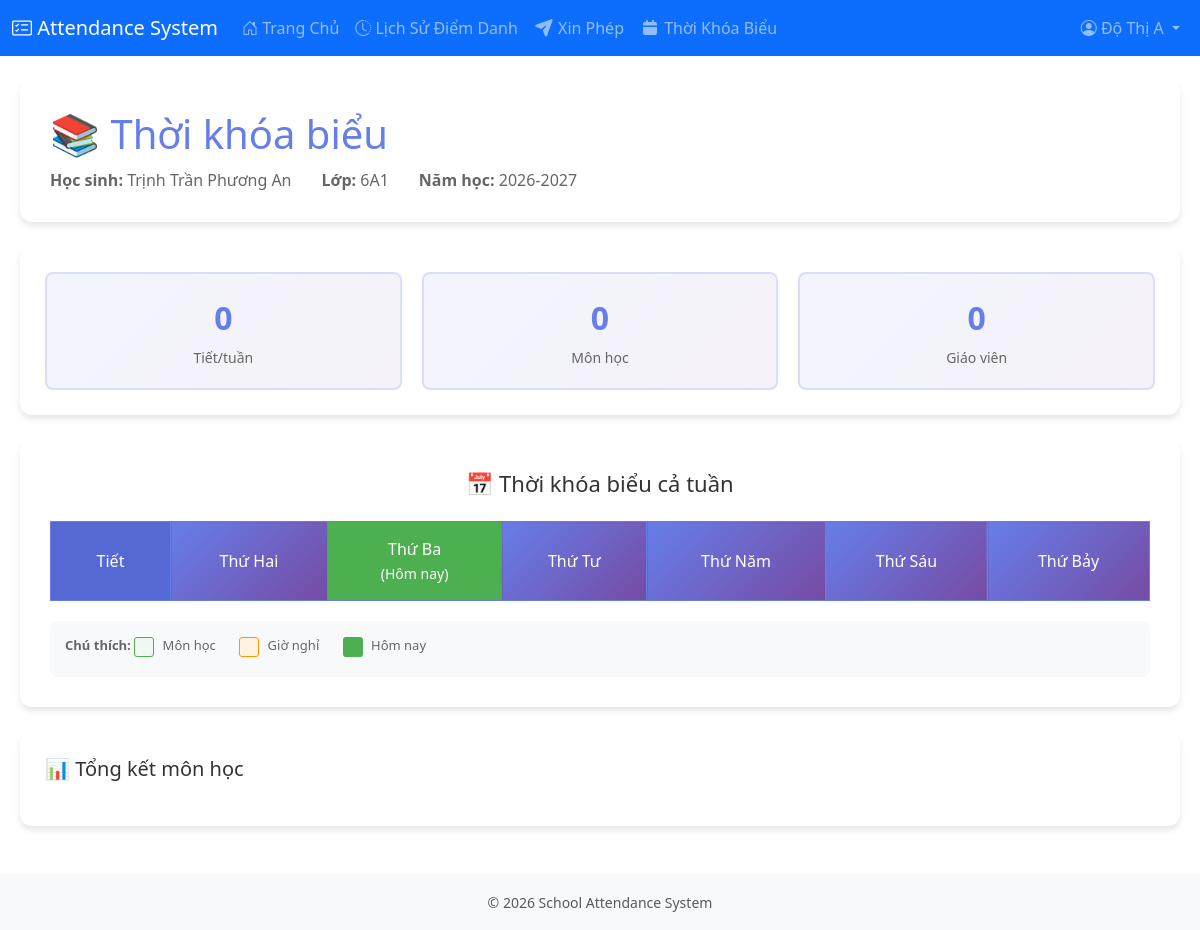
The page /parent/timetable/ (signed in) on the database its author committed.
### attendance/models.py (models this page shows, shortened)
class Parents(models.Model):
    parent_id = UUIDv7Field(primary_key=True, editable=False)
    student = models.ForeignKey(Students, on_delete=models.CASCADE, related_name='parents')
    parent_mother_name = models.CharField(max_length=150, blank=True, null=True)
    parent_mother_phone_number = models.CharField(
        max_length=20, unique=True, blank=True, null=True,
        validators=[RegexValidator(regex=r'^\d{10,11}$', message='Enter a valid 10-11 digit phone number')]
    )
    parent_mother_birthday = models.DateField(null=True, blank=True)
    parent_mother_job = models.CharField(max_length=150, blank=True, null=True)
    parent_mother_workplace = models.CharField(max_length=255, blank=True, null=True)
    parent_father_name = models.CharField(max_length=150, blank=True, null=True)
    parent_father_phone_number = models.CharField(
        max_length=20, unique=True, blank=True, null=True,
        validators=[RegexValidator(regex=r'^\d{10,11}$', message='Enter a valid 10-11 digit phone number')]
    )
    parent_father_birthday = models.DateField(null=True, blank=True)
    parent_father_job = models.CharField(max_length=150, blank=True, null=True)
    parent_father_workplace = models.CharField(max_length=255, blank=True, null=True)
    parent_regular_address = models.CharField(max_length=255, blank=True, null=True)
    parent_temporary_address = models.CharField(max_length=255, blank=True, null=True)
    created_at = models.DateTimeField(auto_now_add=True)
    updated_at = models.DateTimeField(auto_now=True)
    user = models.OneToOneField(User, on_delete=models.CASCADE, null=True, blank=True, related_name="parent_profile")
    class Meta:
        db_table = 'parents'
        verbose_name = 'Parent'
        verbose_name_plural = 'Parents'

class Students(models.Model):
    GENDER_CHOICES = [
        ('male', 'Nam'),
        ('female', 'Nữ'),
        ('other', 'Khác')
    ]
    ROLE_CHOICES = [
        ('student', 'Học sinh'),
        ('lop_truong', 'Lớp trưởng'),
        ('lop_pho', 'Lớp phó'),
        ('to_truong', 'Tổ trưởng'),
    ]
    student_id = UUIDv7Field(primary_key=True, editable=False)
    student_card_uid = models.CharField(max_length=8, unique=True, blank=False, null=False, db_index=True)
    student_full_name = models.CharField(max_length=150, blank=False, null=False)
    student_class = models.ForeignKey(Class, on_delete=models.SET_NULL, null=True, related_name='students')
    student_gender = models.CharField(max_length=10, choices=GENDER_CHOICES, blank=True, null=True)
    student_birthday = models.DateField(null=True, blank=True)
    student_phone_number = models.CharField(
        max_length=20, unique=True, blank=True, null=True,
        validators=[RegexValidator(regex=r'^\d{10,11}$', message='Enter a valid 10-11 digit phone number')]
    )
    student_regular_address = models.CharField(max_length=255, blank=True, null=True)
    student_temporary_address = models.CharField(max_length=255, blank=True, null=True)
    student_profile_image = models.ImageField(
        upload_to=student_profile_path, null=True, blank=True,
        validators=[FileExtensionValidator(allowed_extensions=['jpg', 'jpeg', 'png'])]
    )
    student_role = models.CharField(
        max_length=20,
        choices=ROLE_CHOICES,
        default='student',
        null=True,  # Makes migration safe
        blank=True
    )
    to_number = models.IntegerField(
        null=True,
        blank=True,
        help_text="Tổ number (1-4)"
    )
    seat_number = models.IntegerField(
        null=True,
        blank=True,
        help_text="Seat in tổ (1-10)"
    )
    created_at = models.DateTimeField(auto_now_add=True)
    updated_at = models.DateTimeField(auto_now=True)
    student_active_status = models.BooleanField(default=True)
    class Meta:
        db_table = 'students'
        ordering = ['student_full_name']
        indexes = [
            models.Index(fields=['student_card_uid']),
            models.Index(fields=['student_active_status']),
            models.Index(fields=['student_class']),
            models.Index(fields=['student_full_name']),
            models.Index(fields=['student_role']),
        ]
        verbose_name = 'Student'
        verbose_name_plural = 'Students'

class Class(models.Model):
    class_id = UUIDv7Field(primary_key=True, editable=False)
    class_name = models.CharField(max_length=50)
    grade_level = models.IntegerField()
    academic_year = models.ForeignKey(AcademicYear, on_delete=models.CASCADE, related_name='classes')
    homeroom_teacher = models.ForeignKey('Teachers', models.SET_NULL, null=True, blank=True, related_name='homeroom_classes')
    created_at = models.DateTimeField(auto_now_add=True)
    class Meta:
        db_table = 'class'
        unique_together = [['class_name', 'academic_year'], ['homeroom_teacher', 'academic_year']]
        ordering = ['grade_level', 'class_name']
        verbose_name = 'Class'
        verbose_name_plural = 'Classes'

class AcademicYear(models.Model):
    academic_year_id = UUIDv7Field(primary_key=True, editable=False)
    academic_start_year = models.CharField(max_length=10, blank=False, null=False)
    academic_end_year = models.CharField(max_length=10, blank=False, null=False)
    academic_year_active_status = models.BooleanField(default=True)
    created_at = models.DateTimeField(auto_now_add=True)
    class Meta:
        db_table = 'academic_year'
        unique_together = [['academic_start_year', 'academic_end_year']]
        ordering = ['-academic_start_year']
    def __str__(self):
        return f"{self.academic_start_year}-{self.academic_end_year}"

### attendance/views.py (the view, shortened to what this page needs)
# urls.py: path('parent/timetable/', views.parent_student_timetable, name='parent_student_timetable'),
@login_required
def parent_student_timetable(request):
	if not hasattr(request.user, 'parent_profile'):
		return HttpResponse("Access denied - not a parent")
	parent = request.user.parent_profile
	student = parent.student
	now = timezone.localtime(timezone.now())
	today = now.date()
	today_weekday = now.isoweekday()
	try:
		active_year = AcademicYear.objects.get(academic_year_active_status=True)
	except AcademicYear.DoesNotExist:
		return render(request, 'parent/student_timetable.html', {
			'error': 'No active academic year'
		})
	all_periods = SchoolPeriod.objects.filter(is_active=True).order_by('period_number')
	class_schedule = ClassSchedule.objects.filter(
		class_obj=student.student_class,
		academic_year=active_year,
		is_active=True
	).select_related('period', 'teacher').order_by('day_of_week', 'period__period_number')
	days = [
		(1, 'Thứ Hai'),
		(2, 'Thứ Ba'),
		(3, 'Thứ Tư'),
		(4, 'Thứ Năm'),
		(5, 'Thứ Sáu'),
		(6, 'Thứ Bảy')
	]
	schedule_grid = defaultdict(dict)
	for schedule in class_schedule:
		schedule_grid[schedule.day_of_week][schedule.period.period_number] = schedule
	timetable = []
	today_schedule = class_schedule.filter(day_of_week=today_weekday).order_by('period__period_number')
	total_periods_per_week = class_schedule.count()
	unique_subjects = class_schedule.values('subject_name').distinct().count()
	unique_teachers = class_schedule.values('teacher').distinct().count()
	subject_summary = defaultdict(int)
	for schedule in class_schedule:
		subject_summary[schedule.subject_name] += 1
	context = {
		'parent': parent,
		'student': student,
		'days': days,
		'timetable': timetable,
		'today_schedule': today_schedule,
		'today_weekday': today_weekday,
		'total_periods_per_week': total_periods_per_week,
		'unique_subjects': unique_subjects,
		'unique_teachers': unique_teachers,
		'subject_summary': dict(subject_summary),
		'today': today  # FIX: Use local date
	}
	return render(request, 'parent/student_timetable.html', context)

### attendance/templates/parent/student_timetable.html (shortened to what this page needs)
{% extends 'base.html' %}
{% load static %}
{% block extra_css %}
<link rel="stylesheet" href="{% static 'css/student_timetable.css' %}">
{% endblock %}
{% block content %}
<div class="student-timetable-container">
    <div class="timetable-header">
        <h1>📚 Thời khóa biểu</h1>
        <div class="student-info">
            <span><strong>Học sinh:</strong> {{ student.student_full_name }}</span>
            <span><strong>Lớp:</strong> {{ student.student_class.class_name }}</span>
            <span><strong>Năm học:</strong> {{ student.student_class.academic_year }}</span>
        </div>
    </div>
    <div class="stats-bar">
        <div class="stats-grid">
            <div class="stat-box">
                <div class="stat-number">{{ total_periods_per_week }}</div>
                <div class="stat-label">Tiết/tuần</div>
            </div>
            <div class="stat-box">
                <div class="stat-number">{{ unique_subjects }}</div>
                <div class="stat-label">Môn học</div>
            </div>
            <div class="stat-box">
                <div class="stat-number">{{ unique_teachers }}</div>
                <div class="stat-label">Giáo viên</div>
            </div>
        </div>
    </div>
    <div class="timetable-card">
        <h2 class="timetable-title">📅 Thời khóa biểu cả tuần</h2>
        <table class="timetable">
            <thead>
                <tr>
                    <th class="period-header">Tiết</th>
                    {% for day_num, day_name in days %}
                    <th {% if day_num == today_weekday %}style="background: #4CAF50;"{% endif %}>
                        {{ day_name }}
                        {% if day_num == today_weekday %}
                        <br><small>(Hôm nay)</small>
                        {% endif %}
                    </th>
                    {% endfor %}
                </tr>
            </thead>
        </table>
        <div class="legend">
            <strong>Chú thích:</strong>
            <span class="legend-item">
                <span class="legend-color" style="background: #f1f8f4; border: 1px solid #4CAF50;"></span>
                Môn học
            </span>
            <span class="legend-item">
                <span class="legend-color" style="background: #fff3e0; border: 1px solid #ff9800;"></span>
                Giờ nghỉ
            </span>
            <span class="legend-item">
                <span class="legend-color" style="background: #4CAF50;"></span>
                Hôm nay
            </span>
        </div>
    </div>
    <div class="subject-summary">
        <h3 class="summary-title">📊 Tổng kết môn học</h3>
    </div>
</div>
{% endblock %}

### attendance/templates/base.html (shortened to what this page needs)
<!DOCTYPE html>
<html lang="vi">
<head>
    <link href="https://cdn.jsdelivr.net/npm/bootstrap@5.3.0/dist/css/bootstrap.min.css" rel="stylesheet">
    <link rel="stylesheet" href="https://cdn.jsdelivr.net/npm/bootstrap-icons@1.10.0/font/bootstrap-icons.css">
    <link rel="stylesheet" href="https://cdnjs.cloudflare.com/ajax/libs/font-awesome/7.0.1/css/all.min.css">
    {% load static %}
    <link rel="stylesheet" href="{% static 'css/style.css' %}">
    {% block extra_css %}{% endblock %}
</head>
<body>
    <div class="toast-container position-fixed top-0 end-0 p-3" style="z-index: 9999;">
    </div>
    <nav class="navbar navbar-expand-lg navbar-dark bg-primary">
        <div class="container-fluid">
            <a class="navbar-brand" href="#">
                <i class="bi bi-card-checklist"></i> Attendance System
            </a>
            {% if user.is_authenticated %}
            <div class="collapse navbar-collapse" id="navbarNav">
                <ul class="navbar-nav me-auto">
                    {% if user.teacher_profile %}
                    <li class="nav-item">
                        <a class="nav-link" href="{% url 'teacher_dashboard' %}">
                            <i class="bi bi-house-door"></i> Trang Chủ
                        </a>
                    </li>
                    <li class="nav-item">
                        <a class="nav-link" href="{% url 'teacher_attendance_list' %}">
                            <i class="bi bi-list-check"></i> Điểm Danh
                        </a>
                    </li>
                    <li class="nav-item">
                        <a class="nav-link" href="{% url 'teacher_students' %}">
                            <i class="bi bi-people"></i> Các học sinh
                        </a>
                    </li>
                    <li class="nav-item">
                        <a class="nav-link" href="{% url 'teacher_current_classes' %}">
                            <i class="bi bi-book"></i> Tiết hiện tại
                        </a>
                    </li>
                    <li class="nav-item">
                        <a class="nav-link" href="{% url 'teacher_manage_excuses' %}">
                            <<i class="fa-solid fa-inbox"></i> Các đơn xin phép
                        </a>
                    </li>
                    <li class="nav-item">
                        <a class="nav-link" href="{% url 'teacher_my_schedule' %}">
                            <i class="fa-solid fa-calendar"></i> Lịch Dạy
                        </a>
                    </li>
                    {% elif user.parent_profile %}
                    <li class="nav-item">
                        <a class="nav-link" href="{% url 'parent_dashboard' %}">
                            <i class="bi bi-house-door"></i> Trang Chủ
                        </a>
                    </li>
                    <li class="nav-item">
                        <a class="nav-link" href="{% url 'parent_attendance_history' %}">
                            <i class="bi bi-clock-history"></i> Lịch Sử Điểm Danh
                        </a>
                    </li>
                    <li class="nav-item">
                        <a class="nav-link" href="{% url 'parent_request_excuse' %}">
                            <i class="fa-solid fa-paper-plane"></i> Xin Phép
                        </a>
                    </li>
                    <li class="nav-item">
                        <a class="nav-link" href="{% url 'parent_student_timetable' %}">
                            <i class="fa-solid fa-calendar"></i> Thời Khóa Biểu
                        </a>
                    </li>
                    {% endif %}
                </ul>
                <ul class="navbar-nav">
                    <li class="nav-item dropdown">
                        <a class="nav-link dropdown-toggle" href="#" id="userDropdown" role="button" data-bs-toggle="dropdown">
                            <i class="bi bi-person-circle"></i>
                            {% if user.teacher_profile %}
                                {{ user.teacher_profile.teacher_full_name }}
                            {% elif user.parent_profile %}
                                {{ user.parent_profile.parent_mother_name }}
                            {% else %}
                                {{ user.username }}
                            {% endif %}
                        </a>
                    </li>
                </ul>
            </div>
            {% endif %}
        </div>
    </nav>
    <main class="{% if not user.parent_profile %}container{% endif %} mt-4">
        {% block content %}{% endblock %}
    </main>
    <footer class="mt-5 py-3 bg-light">
        <div class="container text-center text-muted">
            <small>© 2026 School Attendance System</small>
        </div>
    </footer>
</body>
</html>

### rows shown on the page
Students: student_full_name "Trịnh Trần Phương An", student_class.class_name "6A1", student_class.academic_year "2026-2027"

### other values the page prints
{{ user.parent_profile.parent_mother_name }} "Độ Thị A"
{{ total_periods_per_week }} "0"
{{ unique_subjects }} "0"
{{ unique_teachers }} "0"
{{ day_name }} "Thứ Hai" "Thứ Ba" "Thứ Tư" "Thứ Năm" "Thứ Sáu" "Thứ Bảy"
